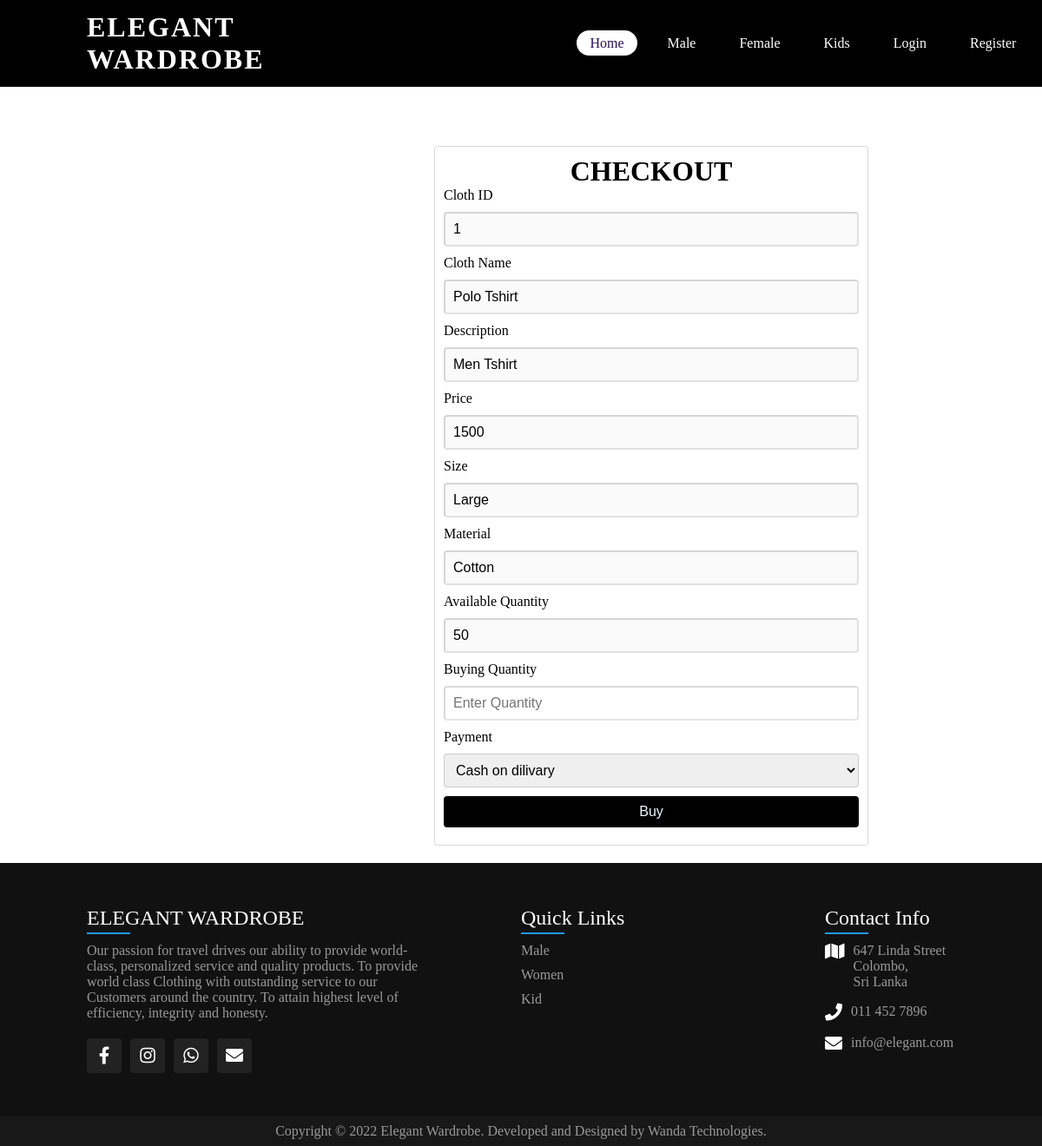
Page /View-Male-Cloths.php?view=1 on the committed database.
### tables this page shows
CREATE TABLE `mclothes` (
  `id` int(11) NOT NULL,
  `name` varchar(100) NOT NULL,
  `discription` varchar(255) NOT NULL,
  `price` varchar(100) NOT NULL,
  `size` varchar(100) NOT NULL,
  `metirial` varchar(100) NOT NULL,
  `file` text NOT NULL,
  `qty` int(11) NOT NULL
);

### View-Male-Cloths.php (the view, shortened to what this page needs)
<html>
  <head>
    <link rel="stylesheet" type="text/css" href="Admin.css">
    <link rel="stylesheet" href="style.css">
  </head>
  <body>
  <?php include("connection.php");?>
  <?php
        if(isset($_GET['view'])){
        $id = $_GET['view'];
        }
           $query = "select * from mclothes where id = '$id'";
           $update = mysqli_query($conn,$query);
           while($row = mysqli_fetch_assoc($update)) {
            $id = $row['id'];
            $Name = $row['name'];
            $Discription = $row['discription'];
            $price = $row['price'];
            $Size = $row['size'];
            $Metirial = $row['metirial'];
            $qty = $row['qty'];
           }
           ?>
<div class="header">
        <div class="navBar">
     <div class="logo">
     <a href="index.php" class="name">ELEGANT WARDROBE</a>
     </div>
     <div class="nav-links">
        <ul>
        <li> <a href="index.php" class='active'>Home</a> </li>
            <li> <a href ="Male_cloths.php">Male</a></li>
            <li> <a href="Female_cloths.php"> Female</a></li>
            <li> <a href="Kids_cloths.php"> Kids</a></li>
            <?php if( isset($_SESSION['type']) && !empty($_SESSION['type']) )
{
?><li><a href="logout.php">Log Out</a><li>
    <?php }else{ ?>
        <li> <a href="Login.php"> Login</a> </li>
        <li> <a href="Register.php">Register</a> </li>
    <?php } ?>
        </ul>
    </div>
</div>
    <div class="form1">
      <br>
        <div class="Details">
          <h1>CHECKOUT</h1>
			<form action="" method="post" name="form1" >
            <div class="formGrp">
            <label class="labelGrp">Cloth ID</label>
              <input class="achr" type="text" name="Cloths_ID" value="<?php echo $id; ?>"/ required disabled>
            </div>
            <div class="formGrp">
            <label class="labelGrp">Cloth Name</label>
              <input class="achr" type="text" name="Cloths_Name" value="<?php echo $Name; ?>"/ required disabled>
            </div>
            <div class="formGrp">
            <label class="labelGrp">Description</label>
              <input class="achr" type="text" name="Description" value="<?php echo $Discription; ?>"/ required disabled>
            </div>
            <div class="formGrp">
            <label class="labelGrp">Price</label>
              <input class="achr" type="text" name="Price"  value="<?php echo $price; ?>" placeholder="Enter Name" disabled>
            </div>
            <div class="formGrp">
            <label class="labelGrp">Size</label>
              <input class="achr" type="text" name="Size"   value="<?php echo $Size; ?>" placeholder="Enter Name" disabled>
            </div>
            <div class="formGrp">
                <label class="labelGrp">Material</label>
              <input class="achr" type="text" name="Metirial" value="<?php echo $Metirial; ?>" placeholder="Enter City" disabled>
            </div>
            <div class="formGrp">
            <label class="labelGrp">Available Quantity</label>
            <input class="achr" type="text" name="clothes_Ava_qty"  placeholder="Enter Quantity" value="<?php echo $qty; ?>" disabled>
            <div class="formGrp">
            <label class="labelGrp">Buying Quantity</label>
              <input class="achr" type="text" name="clothes_Buy_qty"  placeholder="Enter Quantity" required>
            </div>
            <div class="formGrp">
              <label class="labelGrp">Payment</label>
            <select name="Size" class="achr" value="<?php echo $Size; ?>" >
             <option value="Cash">Cash on dilivary</option>
             </select>
            </div>
            <div class="formGrp">
            <div class="formGrp">
            <button class="achr regClass btn" type="Submit" value="Submit" name="Submit" >Buy</button>
            </div>
            </div>
          </form>
        </div>
    </div>
 <?php include("footer.php");?>
  </body>
</html>

### admin.css (style rules this page uses)
body { background-color: #fff; }
.Details { width:500PX; margin: 20px; margin-left: 500px; margin-top: 150PX; text-align: center; border: 1px solid rgba(0, 0, 0, 0.15); border-radius: .25rem; padding: 10px; flex-direction: column; flex: 1 1 auto; position: relative; flex-wrap: wrap; display: inline-block; }
.achr { display: block; width: 100%; color: black; margin-bottom: 10px; text-decoration: none; font-size: 1rem; padding: 9px; box-sizing: border-box; border-radius: .25rem; border-color: rgba(0, 0, 0, 0.15); }
.regClass { background-color: black; border-color: rgba(0,102,255, 0.8); color: aliceblue; }
.formGrp { text-align: left; }
.labelGrp { margin-bottom: 10px; display: inline-block; }
.btn { border-width: 0; }

### style.css (style rules this page uses)
* { margin: 0px; padding: 0; box-sizing: border-box; }
body { min-height: 100vh; background-size: cover; background-repeat: no-repeat; background-position: center; overflow-x: hidden; }
.header { background-color: white ; height: 100vh; background-position: center; background-size: cover; width: 100%; }
.navBar { position: absolute; top: 0; left: 0; width: 100%; padding: 30px 100px; display: flex; justify-content: space-between; align-items: center; z-index: 10000; background-color: black; height: 100px; }
.logo .name { color: #fff; font-weight: 700; text-decoration: none; font-size: 2em; text-transform: uppercase; letter-spacing: 2px; margin-right: 340px; }
.nav-links ul { display: flex; justify-self: center; align-items: center; }
.nav-links ul li { list-style: none; margin-left: 20px; }
.nav-links ul li a { text-decoration: none; padding: 6px 15px; color: #fff; border-radius: 20px; }
.nav-links ul li a:hover , .nav-links ul li a.active { background: #fff; color: #2b1055; }

### rows in the picture
mclothes: Cloths_ID "1", Cloths_Name "Polo Tshirt", Description "Men Tshirt", Price "1500", Size "Large", Metirial "Cotton", clothes_Ava_qty "50", Size "Cash on dilivary"
